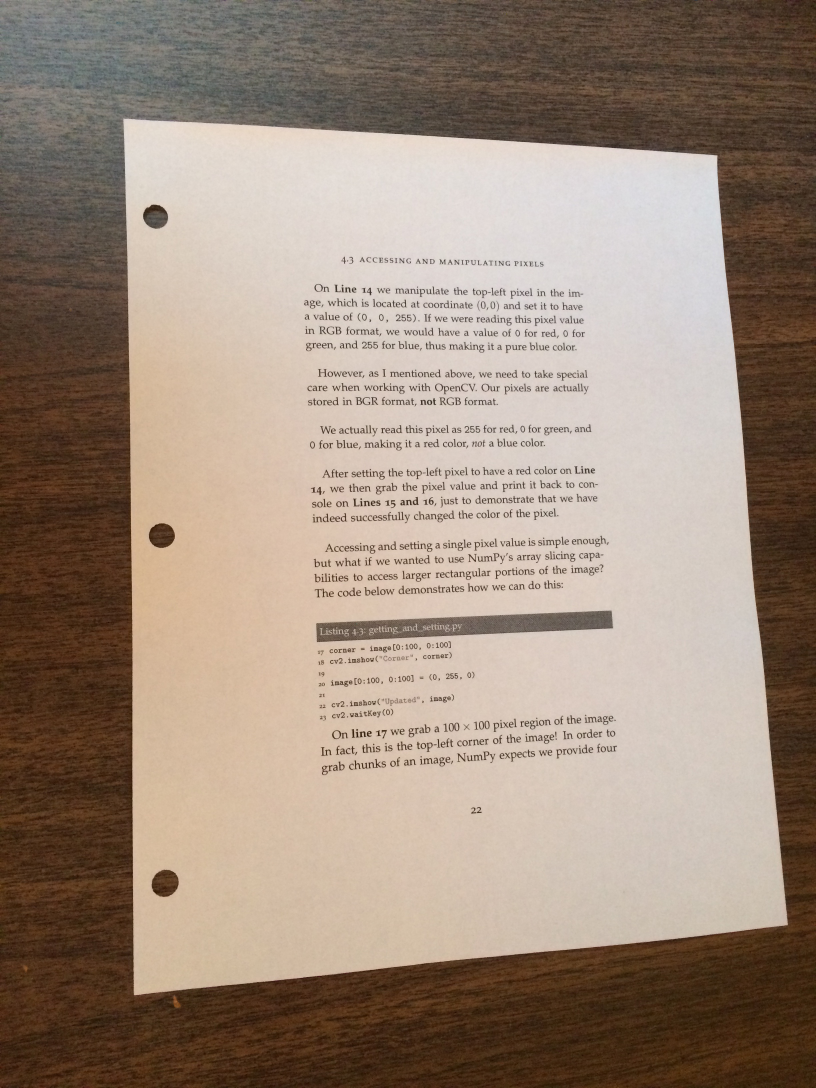
#> input picture DocumentDetection/input/page.jpg, 2448 x 3264 px (shown at 1/3 size)
$ python page_extractor.py --input-image input/page.jpg
#> lines starting #> are read from the running program, lines starting #| are printed output that depends on the picture; after the words box and inside, x2 and y2 are one past the last pixel; in counts of white or black regions, pixels touching at a corner belong together
### DocumentDetection/processors.py
import cv2
import math
from scipy import ndimage
import numpy as np

class RotationCorrector:
    def __init__(self, output_process = False):
        self.output_process = output_process

    # [32 lines left out: function __call__, not called in this run]


class Resizer:
    """Resizes image.

    Params
    ------
    image   is the image to be resized
    height  is the height the resized image should have. Width is changed by similar ratio.

    Returns
    -------
    Resized image
    """
    def __init__(self, height = 1280, output_process = False):
        self._height = height
        self.output_process = output_process


    def __call__(self, image):
        if image.shape[0] <= self._height: return image
        ratio = round(self._height / image.shape[0], 3)
        width = int(image.shape[1] * ratio)
        dim = (width, self._height)
        resized = cv2.resize(image, dim, interpolation = cv2.INTER_AREA)
        if self.output_process: cv2.imwrite('output/resized.jpg', resized)
        return resized


class OtsuThresholder:
    """Thresholds image by using the otsu method

    Params
    ------
    image   is the image to be Thresholded

    Returns
    -------
    Thresholded image
    """
    def __init__(self, thresh1 = 0, thresh2 = 255, output_process = False):
        self.output_process = output_process
        self.thresh1 = thresh1
        self.thresh2 = thresh2


    def __call__(self, image):
        image = cv2.cvtColor(image, cv2.COLOR_BGR2GRAY)
        # T_, thresholded = cv2.threshold(image, self.thresh1, self.thresh2, cv2.THRESH_BINARY + cv2.THRESH_OTSU)
        hist = cv2.equalizeHist(image)
        if self.output_process: cv2.imwrite('output/thresholded.jpg', hist)

        return hist


class FastDenoiser:
    """Denoises image by using the fastNlMeansDenoising method

    Params
    ------
    image       is the image to be Thresholded
    strength    the amount of denoising to apply

    Returns
    -------
    Denoised image
    """
    def __init__(self, strength = 7, output_process = False):
        self._strength = strength
        self.output_process = output_process


    # [4 lines left out: function __call__, not called in this run]


class Closer:
    def __init__(self, kernel_size = 5, iterations = 10, output_process = False):
        self._kernel_size = kernel_size
        self._iterations = iterations
        self.output_process = output_process


    def __call__(self, image):
        kernel = np.ones((5,5),np.uint8)
        closed = cv2.morphologyEx(image, cv2.MORPH_CLOSE, kernel,iterations=3)

        if self.output_process: cv2.imwrite('output/closed.jpg', closed)
        return closed


class Opener:
    # [20 lines left out: functions __init__, __call__, not called in this run]


class EdgeDetector:
    def __init__(self, output_process = False):
        self.output_process = output_process

    def calc_threshold(self, gray):
        mean = np.mean(gray)
        min_val = 0.66*mean
        max_val = 1.33*mean
        return min_val,max_val


    def __call__(self, image, thresh1 = 50, thresh2 = 150, apertureSize = 3):
        min_val,max_val = self.calc_threshold(image)
        edges = cv2.Canny(image, min_val, max_val, apertureSize = apertureSize)
        kernel = np.ones((5,5),np.uint8)
        edges = cv2.dilate(edges,kernel,iterations = 1)
        if self.output_process: cv2.imwrite('output/edges.jpg', edges)
        return edges

### DocumentDetection/hough_line_corner_detector.py
from math import sin, cos, atan
import cv2
import numpy as np
from matplotlib import pyplot as plt
from processors import Opener, Closer, EdgeDetector
from sklearn.cluster import KMeans
from itertools import combinations


class HoughLineCornerDetector:
    def __init__(self, rho_acc = 2, theta_acc = 360, thresh = 100, output_process = True):
        self.rho_acc = rho_acc
        self.theta_acc = theta_acc
        self.thresh = thresh
        self.output_process = output_process
        self._preprocessor = [
            Closer(output_process = output_process),
            EdgeDetector(output_process = output_process)
        ]


    def __call__(self, image):
        # Step 1: Process for edge detection
        self._image = image
        for processor in self._preprocessor:
            self._image = processor(self._image)

        # Step 2: Get hough lines
        self._lines = self._get_hough_lines()

        # Step 3: Get intersection points
        self._intersections = self._get_intersections()

        # Step 4: Get Quadrilaterals
        return self._find_quadrilaterals()


    def _get_hough_lines(self):
        lines = cv2.HoughLines(
            self._image,
            self.rho_acc,
            (3*np.pi) / self.theta_acc,
            self.thresh
        )
        new_lines = []
        extreme_lines = []
        min_v = float('inf')
        max_v = 0
        min_h = float('inf')
        max_h = 0
        if lines is not None:
            for i in range(0, len(lines)):
                rho = lines[i][0][0]
                theta = lines[i][0][1]
                angle = np.rad2deg(theta)
    #     Vertical Lines
                if (0 <= angle <=5) or (175 <= angle <= 180):
                    if rho<min_v:
                        min_v = rho
                    if rho>max_v:
                        max_v = rho
                    new_lines.append(lines[i])
    #     Horizontal lines
                if (85 <= angle <= 95):
                    if rho<min_h:
                        min_v = rho
                    if rho>max_h:
                        max_v = rho
                    new_lines.append(lines[i])
        lines = new_lines
        # [7 lines of commented-out code are left out]

        if self.output_process: self._draw_hough_lines(lines)
        print(extreme_lines)
        return lines


    def _draw_hough_lines(self, lines):
        hough_line_output = self._get_color_image()

        for line in lines:
            rho, theta = line[0]
            a, b = np.cos(theta), np.sin(theta)
            x0, y0 = a * rho, b * rho
            n = 5000
            x1 = int(x0 + n * (-b))
            y1 = int(y0 + n * (a))
            x2 = int(x0 - n * (-b))
            y2 = int(y0 - n * (a))

            cv2.line(
                hough_line_output,
                (x1, y1),
                (x2, y2),
                (0, 0, 255),
                2
            )

        cv2.imwrite('output/hough_line.jpg', hough_line_output)


    def _get_intersections(self):
        """Finds the intersections between groups of lines."""
        lines = self._lines
        intersections = []
        group_lines = combinations(range(len(lines)), 2)
        x_in_range = lambda x: 0 <= x <= self._image.shape[1]
        y_in_range = lambda y: 0 <= y <= self._image.shape[0]

        for i, j in group_lines:
            line_i, line_j = lines[i][0], lines[j][0]

            if 75.0 < self._get_angle_between_lines(line_i, line_j) < 105.0:
                int_point = self._intersection(line_i, line_j)

                if x_in_range(int_point[0][0]) and y_in_range(int_point[0][1]):
                    intersections.append(int_point)

        if self.output_process: self._draw_intersections(intersections)

        return intersections


    def _find_quadrilaterals(self):
        X = np.array([[point[0][0], point[0][1]] for point in self._intersections])


        kmeans = KMeans(
            n_clusters = 4,
            init = 'k-means++',
            max_iter = 100,
            n_init = 10,
            random_state = 0
        ).fit(X)

        if self.output_process: self._draw_quadrilaterals(self._lines, kmeans)

        return  [[center.tolist()] for center in kmeans.cluster_centers_]


    def _draw_quadrilaterals(self, lines, kmeans):
        grouped_output = self._get_color_image()

        for idx, line in enumerate(lines):
            rho, theta = line[0]
            a, b = np.cos(theta), np.sin(theta)
            x0, y0 = a * rho, b * rho
            n = 5000
            x1 = int(x0 + n * (-b))
            y1 = int(y0 + n * (a))
            x2 = int(x0 - n * (-b))
            y2 = int(y0 - n * (a))

            cv2.line(
                grouped_output,
                (x1, y1),
                (x2, y2),
                (0, 0, 255),
                2
            )

        for point in kmeans.cluster_centers_:
            x, y = point

            cv2.circle(
                grouped_output,
                (int(x), int(y)),
                5,
                (255, 255, 255),
                5
            )

        cv2.imwrite('output/grouped.jpg', grouped_output)


    def _get_angle_between_lines(self, line_1, line_2):
        rho1, theta1 = line_1
        rho2, theta2 = line_2
        # x * cos(theta) + y * sin(theta) = rho
        # y * sin(theta) = x * (- cos(theta)) + rho
        # y = x * (-cos(theta) / sin(theta)) + rho
        m1 = -(np.cos(theta1) / np.sin(theta1))
        m2 = -(np.cos(theta2) / np.sin(theta2))
        return abs(atan(abs(m2-m1) / (1 + m2 * m1))) * (180 / np.pi)


    def _intersection(self, line1, line2):
        """Finds the intersection of two lines given in Hesse normal form.

        Returns closest integer pixel locations.
        See https://stackoverflow.com/a/383527/5087436
        """
        rho1, theta1 = line1
        rho2, theta2 = line2

        A = np.array([
            [np.cos(theta1), np.sin(theta1)],
            [np.cos(theta2), np.sin(theta2)]
        ])

        b = np.array([[rho1], [rho2]])
        x0, y0 = np.linalg.solve(A, b)
        x0, y0 = int(np.round(x0)), int(np.round(y0))
        return [[x0, y0]]


    def _draw_intersections(self, intersections):
        intersection_point_output = self._get_color_image()

        for line in self._lines:
            rho, theta = line[0]
            a = np.cos(theta)
            b = np.sin(theta)
            x0 = a * rho
            y0 = b * rho
            n = 5000
            x1 = int(x0 + n * (-b))
            y1 = int(y0 + n * (a))
            x2 = int(x0 - n * (-b))
            y2 = int(y0 - n * (a))

            cv2.line(
                intersection_point_output,
                (x1, y1),
                (x2, y2),
                (0, 0, 255),
                2
            )

        for point in intersections:
            x, y = point[0]

            cv2.circle(
                intersection_point_output,
                (x, y),
                5,
                (255, 255, 127),
                5
            )

        cv2.imwrite('output/intersection_point_output.jpg', intersection_point_output)


    def _get_color_image(self):
        return cv2.cvtColor(self._image.copy(), cv2.COLOR_GRAY2RGB)

### DocumentDetection/page_extractor.py
import cv2
import numpy as np
from skimage.filters import threshold_otsu
from matplotlib import pyplot as plt
from sklearn.cluster import KMeans
from itertools import combinations
from collections import defaultdict


class PageExtractor:
    def __init__(self, preprocessors, corner_detector, output_process = False):
        assert isinstance(preprocessors, list), "List of processors expected"
        self._preprocessors = preprocessors
        self._corner_detector = corner_detector
        self.output_process = output_process


    def __call__(self, image_path):
        # Step 1: Read image from file
#> called with image_path = 'input/page.jpg'
        self._image = cv2.imread(image_path)
#> self._image is the input picture: shape (3264, 2448, 3); mean B, G, R 123.7, 138.6, 156.7

        # Step 2: Preprocess image
        self._processed = self._image
        for preprocessor in self._preprocessors:
            self._processed = preprocessor(self._processed)
#> this loop made 2 passes
#> pass 2, in __call__, `image = cv2.cvtColor(image, cv2.COLOR_BGR2GRAY)`:
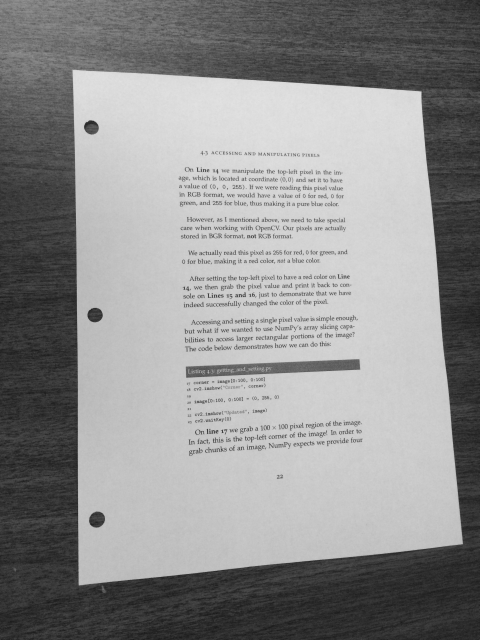
#> image: shape (1280, 959) (shown at 1/2 size); min 21, max 227, mean 142.4
#> pass 2, in __call__, `hist = cv2.equalizeHist(image)`:
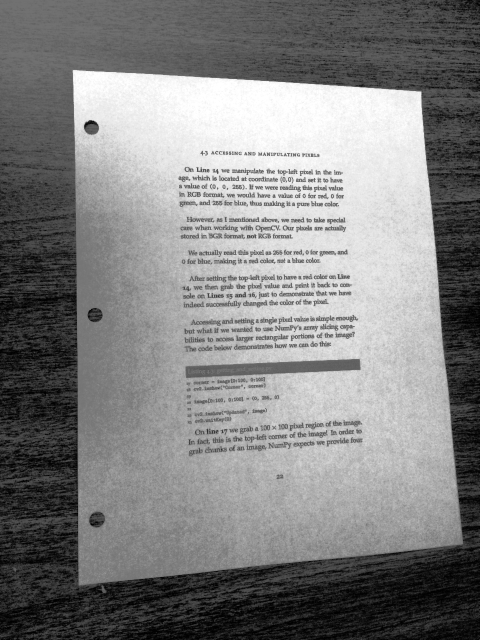
#> hist: shape (1280, 959) (shown at 1/2 size); min 0, max 255, mean 129

        self._intersections = self._corner_detector(self._processed)
#> the loop in __call__, `for processor in self._preprocessor:` made 2 passes
#> pass 1, in __call__, `closed = cv2.morphologyEx(image, cv2.MORPH_CLOSE, kernel,iterations=3)`:
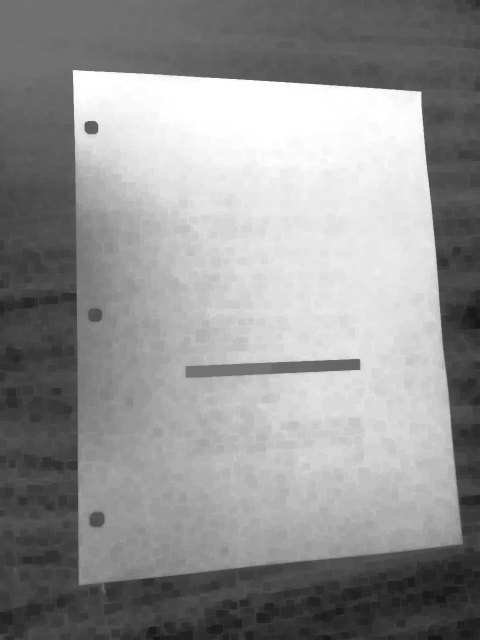
#> closed: shape (1280, 959) (shown at 1/2 size); min 21, max 255, mean 146.2
#> pass 2, in __call__, `edges = cv2.Canny(image, min_val, max_val, apertureSize = apertureSize)`:
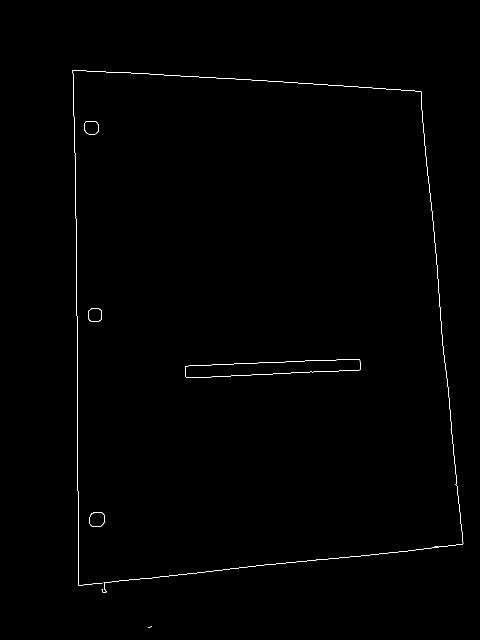
#> edges: shape (1280, 959) (shown at 1/2 size); 0.37% white in thin lines or dots, all inside (x1, y1, x2, y2) = (145, 140, 927, 1256)
#> pass 2, in __call__, `edges = cv2.dilate(edges,kernel,iterations = 1)`:
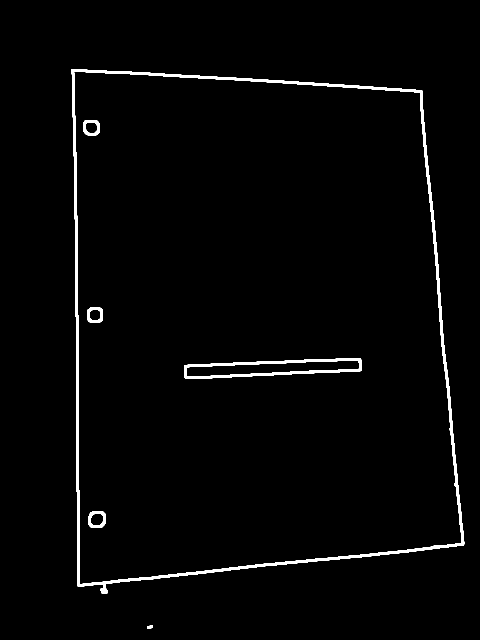
#> edges: shape (1280, 959) (shown at 1/2 size); 1.9% white; 6 white regions, box (x1, y1, x2, y2) and area: (143, 138, 929, 1188) 18148, (369, 716, 723, 758) 3863, (177, 1022, 211, 1056) 578, (174, 614, 206, 646) 534, (167, 240, 199, 271) 526, (294, 1251, 306, 1258) 68
#> in _get_hough_lines, `lines = cv2.HoughLines( self._image, self.rho_acc, (3*np.pi) / self.th..`: lines = 64 rows, first 8: [1179, 1.47], [154, 0], [134, 1.62], [-809, 3.04], [-813, 3.04], [774, 1.52], [752, 1.52], [-845, 3.09]
#> the loop in _get_hough_lines, `for i in range(0, len(lines)):` made 64 passes
#> (rho, theta, angle, min_v, max_v) on passes 2, 3, 6, 7, 15, 16, 19, 22: (154, 0, 0, 154, 154), (134, 1.62, 93, 134, 134), (774, 1.52, 87, 774, 774), (752, 1.52, 87, 752, 752), (725, 1.57, 90, 725, 725), (722, 1.57, 90, 722, 722), (727, 1.57, 90, 727, 727), (720, 1.57, 90, 720, 720)
#> after the loop in _get_hough_lines, `for i in range(0, len(lines)):`: new_lines = 36 items, first 6: [[154, 0]], [[134, 1.62]], [[774, 1.52]], [[752, 1.52]], [[-845, 3.09]], [[-135, 3.09]]
#> in _get_hough_lines, `lines = new_lines`: lines has the same summary as new_lines
#> the loop in _draw_hough_lines, `for line in lines:` made 36 passes
#> (rho, theta, a, b, x0, y0, x1, y1) on passes 1 to 8: (154, 0, 1, 0, 154, 0, 154, 5000), (134, 1.62, -0.0523, 0.999, -7.01, 133.8, -5000, -127), (774, 1.52, 0.0523, 0.999, 40.51, 772.9, -4952, 1034), (752, 1.52, 0.0523, 0.999, 39.36, 751, -4953, 1012), (-845, 3.09, -0.999, 0.0523, 843.8, -44.22, 582, -5037), (-135, 3.09, -0.999, 0.0523, 134.8, -7.07, -126, -5000), (-833, 3.09, -0.999, 0.0523, 831.9, -43.6, 570, -5036), (-126, 3.09, -0.999, 0.0523, 125.8, -6.59, -135, -4999)
#> after the loop in _draw_hough_lines, `for line in lines:`:
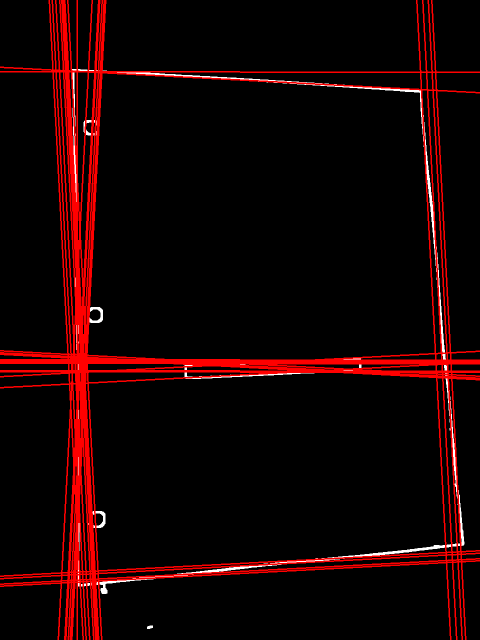
#> hough_line_output: shape (1280, 959, 3) (shown at 1/2 size); mean B, G, R 2.2, 2.2, 24.1
#> in __call__, `self._lines = self._get_hough_lines()`: self._lines has the same summary as new_lines in _get_hough_lines
#> in _get_intersections, `lines = self._lines`: lines has the same summary as new_lines in _get_hough_lines
#> (the rest of the program and of its run is left out)
